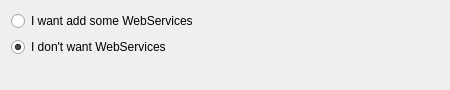
<ui version="4.0" >
 <class>ServicesPage</class>
 <widget class="QWidget" name="ServicesPage" >
  <property name="geometry" >
   <rect>
    <x>0</x>
    <y>0</y>
    <width>450</width>
    <height>90</height>
   </rect>
  </property>
  <property name="windowTitle" >
   <string>Define Services</string>
  </property>
  <layout class="QGridLayout" >
   <item row="0" column="0" >
    <widget class="QRadioButton" name="m_addWebServicesButton" >
     <property name="whatsThis" >
      <string>&lt;html>&lt;head>&lt;meta name="qrichtext" content="1" />&lt;style type="text/css">
p, li { white-space: pre-wrap; }
&lt;/style>&lt;/head>&lt;body style=" font-family:'Sans Serif'; font-size:9pt; font-weight:400; font-style:normal;">
&lt;p style=" margin-top:0px; margin-bottom:0px; margin-left:0px; margin-right:0px; -qt-block-indent:0; text-indent:0px;">If checked the next page ask you the list of WSDL used to known params of the WebServices.&lt;/p>&lt;/body>&lt;/html></string>
     </property>
     <property name="text" >
      <string>I want add some WebServices</string>
     </property>
    </widget>
   </item>
   <item row="1" column="0" >
    <widget class="QRadioButton" name="m_noWebServicesButton" >
     <property name="whatsThis" >
      <string>&lt;html>&lt;head>&lt;meta name="qrichtext" content="1" />&lt;style type="text/css">
p, li { white-space: pre-wrap; }
&lt;/style>&lt;/head>&lt;body style=" font-family:'Sans Serif'; font-size:9pt; font-weight:400; font-style:normal;">
&lt;p style=" margin-top:0px; margin-bottom:0px; margin-left:0px; margin-right:0px; -qt-block-indent:0; text-indent:0px;">Don"t manage web services in the project.&lt;/p>&lt;/body>&lt;/html></string>
     </property>
     <property name="text" >
      <string>I don't want WebServices</string>
     </property>
     <property name="checked" >
      <bool>true</bool>
     </property>
    </widget>
   </item>
   <item row="2" column="1" >
    <spacer>
     <property name="orientation" >
      <enum>Qt::Vertical</enum>
     </property>
     <property name="sizeHint" >
      <size>
       <width>20</width>
       <height>40</height>
      </size>
     </property>
    </spacer>
   </item>
  </layout>
 </widget>
 <resources/>
 <connections/>
</ui>
